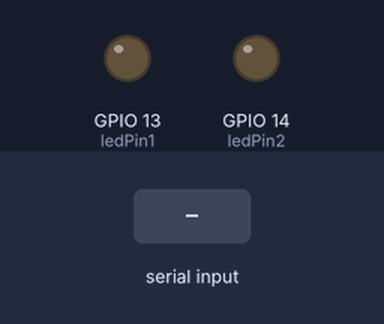
A sketch run on a simulated ESP32. On the bench: output pins drawn as LEDs (lit = HIGH). The inputs (shaded band) are chosen by the test bench. Nothing arrives over Bluetooth unless stated; what the sketch prints to the serial monitor is not drawn.

Above: at 1.2 s.
1.3 s: "1" received over the second serial link
At 1.8 s:
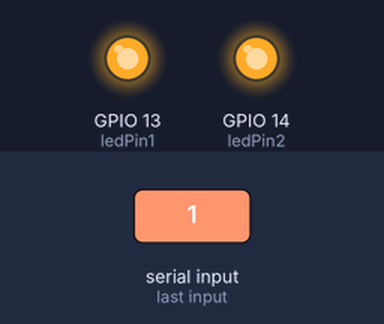
2.8 s: "0" received over the second serial link
At 3.1 s:
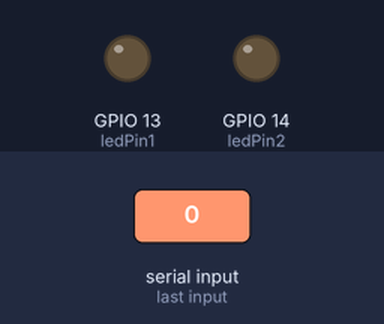
Timing chart, 0 to 5.8 s (numbered marks = the images above; inputs shaded):
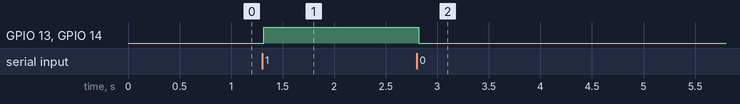

The sketch:

final_esp32_code.ino
```cpp
#include "BluetoothSerial.h"

// Cek apakah Bluetooth tersedia
#if !defined(CONFIG_BT_ENABLED) || !defined(CONFIG_BLUEDROID_ENABLED)
#error Bluetooth is not enabled! Please run make menuconfig to enable it
#endif

BluetoothSerial SerialBT;

// KONFIGURASI PIN
const int ledPin1 = 13;   // LED pertama (Pin GPIO 13)
const int ledPin2 = 14;   // LED kedua (Pin GPIO 14)

// KONFIGURASI PWM (untuk API baru ESP32 Core 3.x)
const int pwmFreq = 5000;      // Frequency 5kHz
const int pwmResolution = 8;   // 8-bit resolution (0-255)

// SETUP - Dijalankan sekali saat ESP32 boot
void setup() {
  // Inisialisasi Serial Monitor untuk debugging
  Serial.begin(115200);

  // Cetak header
  Serial.println("\n\n===================================");
  Serial.println("  ESP32 DUAL LED CONTROLLER");
  Serial.println("  Compatible with RemoteLamp App");
  Serial.println("===================================");

  // Inisialisasi Bluetooth dengan nama "ESP32_LAMP"
  // Nama ini harus sama dengan yang dicari di aplikasi Android
  SerialBT.begin("ESP32_LAMP");

  Serial.println("✅ Bluetooth Initialized");
  Serial.println("📱 Device Name: ESP32_LAMP");
  Serial.println("⏳ Waiting for connection...");
  Serial.println("===================================\n");

  // Setup PWM untuk LED menggunakan API baru (ESP32 Core 3.x)
  // Syntax baru: ledcAttach(pin, freq, resolution)
  ledcAttach(ledPin1, pwmFreq, pwmResolution);
  ledcAttach(ledPin2, pwmFreq, pwmResolution);

  // Matikan kedua LED saat startup
  // Syntax baru: ledcWrite(pin, value) - langsung pakai pin number
  ledcWrite(ledPin1, 0);
  ledcWrite(ledPin2, 0);

  Serial.println("✅ LED 1 initialized (Pin 13) - OFF");
  Serial.println("✅ LED 2 initialized (Pin 14) - OFF");
  Serial.println("\n📡 Ready to receive commands!\n");
}

// LOOP
void loop() {
  // Cek apakah ada data dari Bluetooth
  if (SerialBT.available()) {
    char command = SerialBT.read();

    // Cetak command yang diterima untuk debugging
    Serial.print("📥 Received command: '");
    Serial.print(command);
    Serial.println("'");

    // COMMAND '1' = TURN ON
    if (command == '1') {
      // Nyalakan kedua LED dengan brightness penuh (255)
      ledcWrite(ledPin1, 255);
      ledcWrite(ledPin2, 255);

      // Feedback ke Serial Monitor
      Serial.println("━━━━━━━━━━━━━━━━━━━━━━━━━━");
      Serial.println("💡 LAMP ON");
      Serial.println("✅ LED 1 (Pin 13): ON");
      Serial.println("✅ LED 2 (Pin 14): ON");
      Serial.println("━━━━━━━━━━━━━━━━━━━━━━━━━━\n");

      // Feedback ke aplikasi Android via Bluetooth
      SerialBT.println("Lamp turned ON");
    }

    // COMMAND '0' = TURN OFF
    else if (command == '0') {
      // Matikan kedua LED
      ledcWrite(ledPin1, 0);
      ledcWrite(ledPin2, 0);

      // Feedback ke Serial Monitor
      Serial.println("━━━━━━━━━━━━━━━━━━━━━━━━━━");
      Serial.println("🌙 LAMP OFF");
      Serial.println("❌ LED 1 (Pin 13): OFF");
      Serial.println("❌ LED 2 (Pin 14): OFF");
      Serial.println("━━━━━━━━━━━━━━━━━━━━━━━━━━\n");

      // Feedback ke aplikasi Android via Bluetooth
      SerialBT.println("Lamp turned OFF");
    }

    // COMMAND TIDAK DIKENAL
    else {
      Serial.println("⚠  WARNING: Unknown command!");
      Serial.print("   Received: '");
      Serial.print(command);
      Serial.print("' (ASCII: ");
      Serial.print((int)command);
      Serial.println(")");
      Serial.println("   Expected: '1' (ON) or '0' (OFF)\n");

      // Feedback ke aplikasi Android
      SerialBT.println("Unknown command");
    }
  }

  // Small delay untuk stability
  delay(20);
}
```

Measured:
- after the input at 1.3 s, GPIO 13 (ledPin1), GPIO 14 (ledPin2): LOW → HIGH at once
- after the input at 2.8 s, GPIO 13 (ledPin1), GPIO 14 (ledPin2): HIGH → LOW at once
